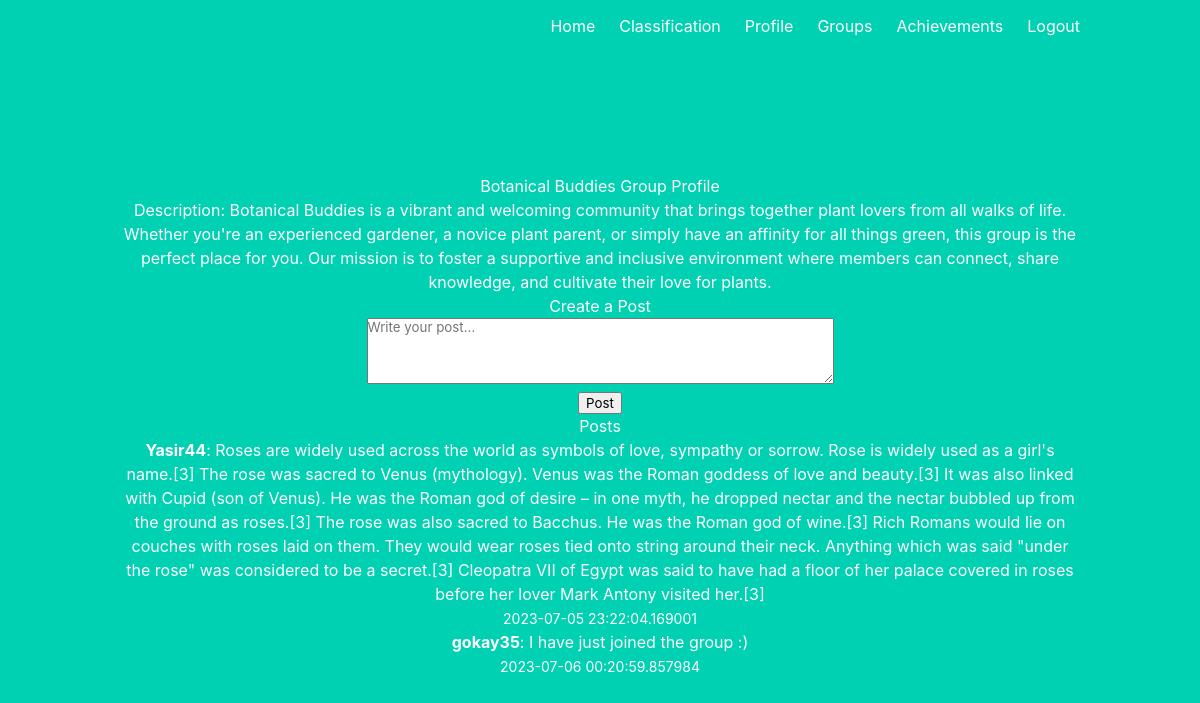
The app's page /groups/1 (signed in) with its own data.
### app/models.py (models this page shows, shortened)
class groups_table(db.Model):
    id = db.Column(db.Integer, primary_key=True)
    group_name = db.Column(db.String(100), nullable=False)
    description = db.Column(db.Text, nullable=False)
    country = db.Column(db.String(100), nullable=False)  # the country
    users = db.relationship('User', secondary=memberships, backref=db.backref('groups', lazy='dynamic'))
    posts = db.relationship('Post', backref='group', lazy='dynamic')

class Post(db.Model):
    id = db.Column(db.Integer, primary_key=True)
    content = db.Column(db.Text, nullable=False)
    timestamp = db.Column(db.DateTime, default=datetime.utcnow, nullable=False)
    group_id = db.Column(db.Integer, db.ForeignKey('groups_table.id'), nullable=False)
    user_id = db.Column(db.Integer, db.ForeignKey('user.id'), nullable=False)
    user = db.relationship('User', backref=db.backref('posts', lazy='dynamic'))

class User(UserMixin, db.Model):
    id = db.Column(db.Integer, primary_key=True)
    email = db.Column(db.String(100), unique=True)
    password = db.Column(db.String(100))
    name = db.Column(db.String(1000))
    identification_count = db.Column(db.Integer, default=0)
    achievements = db.relationship('Achievements', secondary=user_achievements, backref=db.backref('users', lazy='dynamic'), lazy='dynamic')
    identified_plants = db.relationship('IdentifiedPlant', backref='user', lazy='dynamic')
    def get_id(self):
        return (self.id)

### app/auth.py (the view)
@auth.route('/groups/<int:group_id>')
@login_required
def group_profile(group_id):
    group = groups_table.query.get(group_id)
    if current_user not in group.users:
        flash("You are not a member of this group.")
        return redirect(url_for('auth.view_groups'))
    posts = Post.query.filter_by(group_id=group_id).all()
    return render_template('group_profile.html', group=group, posts=posts)

### app/__init__.py (called while the page is built)
def create_app():
    app = Flask(__name__)
    app.config['SECRET_KEY'] = 'thisismysecretkeydonotstealit'
    app.config['SQLALCHEMY_DATABASE_URI'] = 'sqlite:///db.sqlite3'
    app.config['UPLOAD_FOLDER'] = 'static'
    db.init_app(app)
    login_manager = LoginManager()
    login_manager.login_view = 'auth.login'
    login_manager.init_app(app)
    from .models import User
    @login_manager.user_loader
    def load_user(user_id):
        return User.query.get(int(user_id))
    from .auth import auth as auth_blueprint
    app.register_blueprint(auth_blueprint)
    from .main import main as main_blueprint
    app.register_blueprint(main_blueprint)
    from .views import views as views_blueprint
    app.register_blueprint(views_blueprint)
    return app

### app/templates/group_profile.html (shortened to what this page needs)
{% extends 'base.html' %}
{% block content %}
  <div class="group-profile">
    <div class="group-info">
      <h1>{{ group.group_name }} Group Profile</h1>
      <p>Description: {{ group.description }}</p>
    </div>
    <div class="create-post">
      <h2>Create a Post</h2>
      <form action="{{ url_for('auth.create_post', group_id=group.id) }}" method="POST">
        <textarea name="content" rows="4" cols="50" placeholder="Write your post..."></textarea>
        <br>
        <button type="submit" class="btn btn-primary">Post</button>
      </form>
    </div>
  </div>
  <h2>Posts</h2>
  {% if posts %}
    <ul>
      {% for post in posts %}
        <li>
          <strong>{{ post.user.name }}</strong>: {{ post.content }}
          <br>
          <small>{{ post.timestamp }}</small>
        </li>
      {% endfor %}
    </ul>
  {% else %}
    <p>No posts available.</p>
  {% endif %}
{% endblock %}

### records on screen
groups_table: group_name "Botanical Buddies", description "Botanical Buddies is a vibrant and welcoming community that brings together plant lovers from all walks of life. Whether you're an experienced gardener, a novice plant parent, or simply have an affinity for all things green, this group is the perfect place for you. Our mission is to foster a supportive and inclusive environment where members can connect, share knowledge, and cultivate their love for plants."
Post: user.name "Yasir44", content "Roses are widely used across the world as symbols of love, sympathy or sorrow. Rose is widely used as a girl's name.[3] The rose was sacred to Venus (mythology). Venus was the Roman goddess of love and beauty.[3] It was also linked with Cupid (son of Venus). He was the Roman god of desire – in one myth, he dropped nectar and the nectar bubbled up from the ground as roses.[3] The rose was also sacred to Bacchus. He was the Roman god of wine.[3] Rich Romans would lie on couches with roses laid on them. They would wear roses tied onto string around their neck. Anything which was said \"under the rose\" was considered to be a secret.[3] Cleopatra VII of Egypt was said to have had a floor of her…", timestamp "2023-07-05 23:22:04.169001"
Post: user.name "gokay35", content "I have just joined the group :)", timestamp "2023-07-06 00:20:59.857984"
